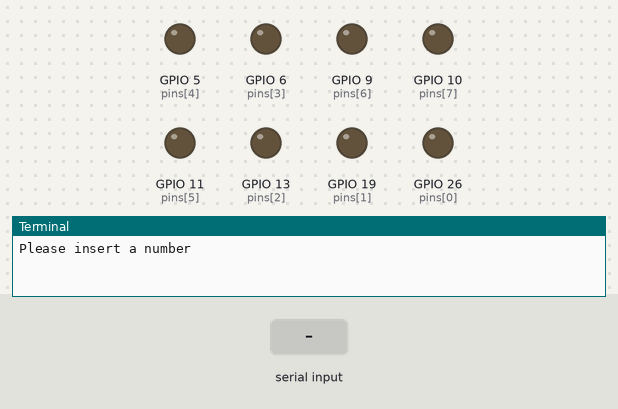
A program run on a simulated Raspberry Pi (BCM pin numbers). Shown: output pins drawn as LEDs (lit = HIGH), the last lines printed to the terminal. Inputs (shaded band) come from the test bench.

Above: at 1.2 s.
1.3 s: "5" typed at the terminal, then Enter
At 2.3 s:
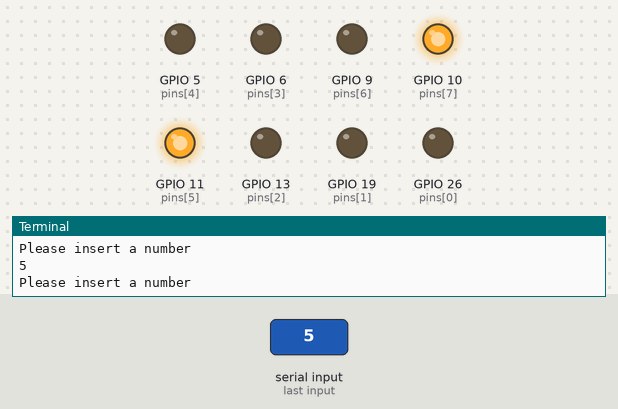
2.8 s: "90" typed at the terminal, then Enter
At 3.4 s:
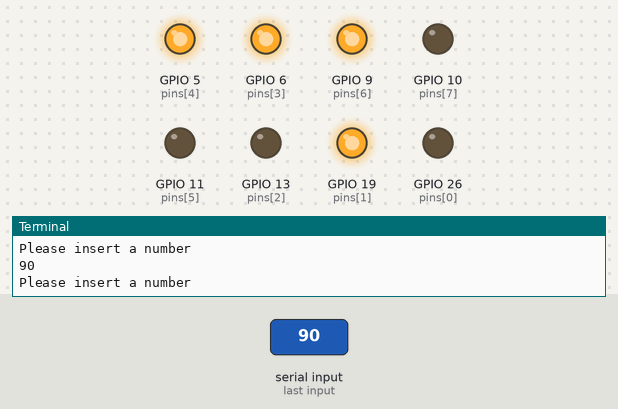
4.3 s: "200" typed at the terminal, then Enter
At 5.5 s:
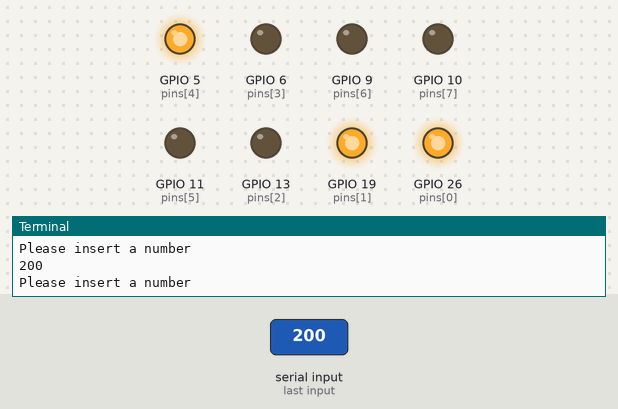
5.8 s: "1" typed at the terminal, then Enter
At 6.9 s:
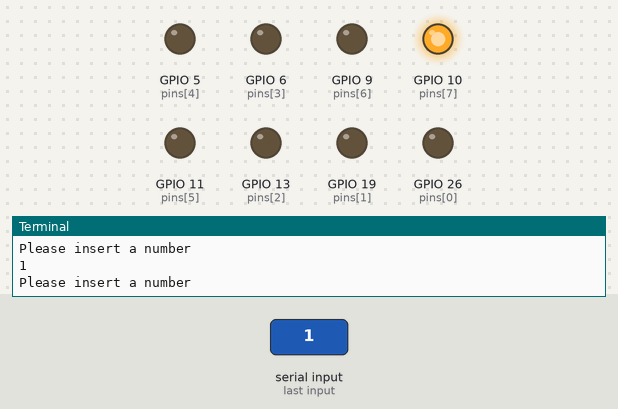
7.3 s: "0" typed at the terminal, then Enter
At 8.0 s:
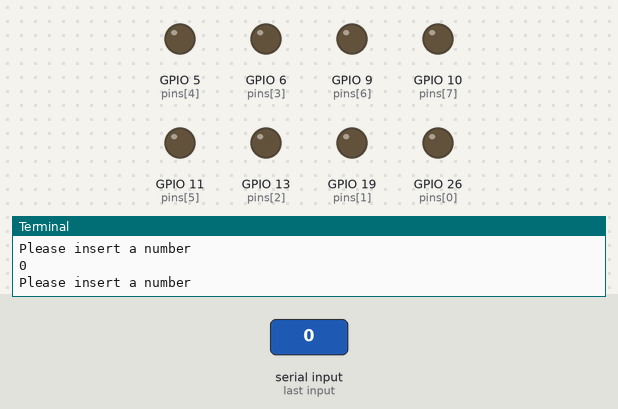
Timing chart, 0 to 9.8 s (numbered marks = the images above; inputs shaded):
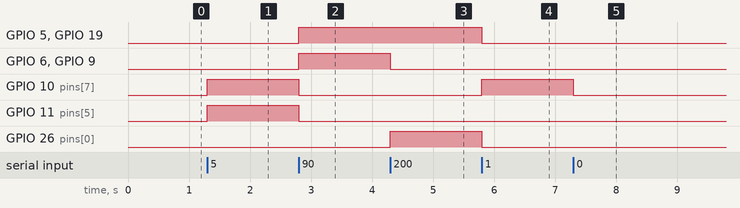

Measured:
- after the input at 1.3 s, GPIO 10 (pins[7]), GPIO 11 (pins[5]): LOW → HIGH at once
- after the input at 2.8 s, GPIO 5 (pins[4]), GPIO 6 (pins[3]), GPIO 9 (pins[6]), GPIO 19 (pins[1]): LOW → HIGH at once; GPIO 10 (pins[7]), GPIO 11 (pins[5]): HIGH → LOW at once
- after the input at 4.3 s, GPIO 6 (pins[3]), GPIO 9 (pins[6]): HIGH → LOW at once; GPIO 26 (pins[0]): LOW → HIGH at once
- after the input at 5.8 s, GPIO 5 (pins[4]), GPIO 19 (pins[1]), GPIO 26 (pins[0]): HIGH → LOW at once; GPIO 10 (pins[7]): LOW → HIGH at once
- after the input at 7.3 s, GPIO 10 (pins[7]): HIGH → LOW at once

The program:

first.py
```python
import RPi.GPIO as GPIO
import time

GPIO.setmode(GPIO.BCM)
pins = [26, 19, 13, 6, 5, 11, 9, 10]
GPIO.setup(pins, GPIO.OUT)

def num2dac(decNumber):
    stroke = "{0:b}".format(decNumber)
    stroke = stroke.zfill(8)
    result = list(stroke)
    for i in range(8):
        GPIO.output(pins[i], ord(result[i]) - 48)

while 1:
    print('Please insert a number')
    number = int(input())
    num2dac(number)
```
